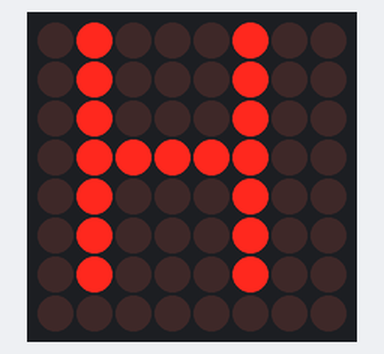
Recording of a sketch running on a simulated Arduino Uno, built with avr-gcc and run on an emulated ATmega328P. Parts: 8×8 LED matrix.

Above: at 0.1 s.
At 1.0 s:
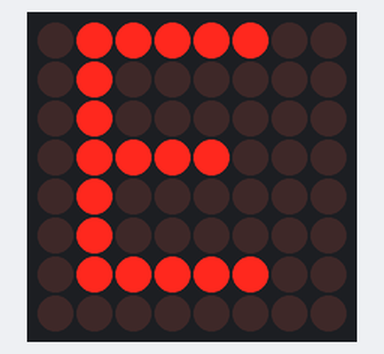
At 1.9 s:
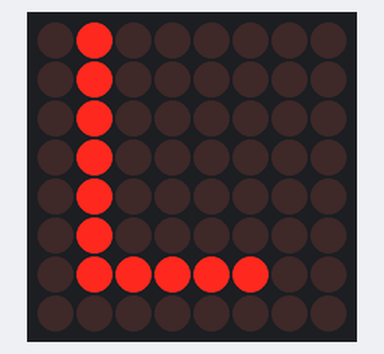
At 3.7 s:
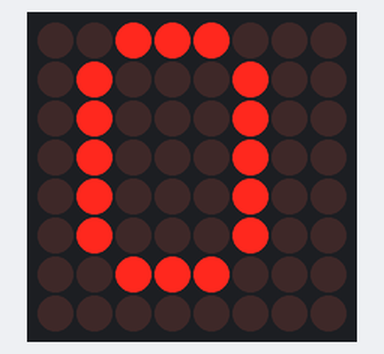
At 5.5 s:
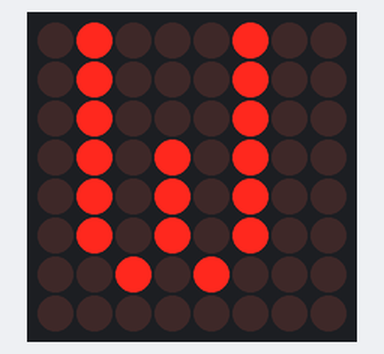
At 10.0 s:
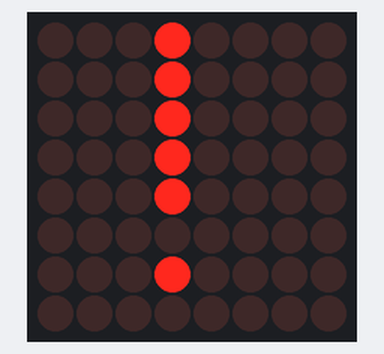

The sketch:

HELLO_WORLD.ino
```cpp
#include <SPI.h>
#include <Adafruit_GFX.h>
#include <Max72xxPanel.h>

int pinCS = 9;
int numberOfHorizontalDisplays = 1;
int numberOfVerticalDisplays = 1;

Max72xxPanel matrix = Max72xxPanel(pinCS, numberOfHorizontalDisplays, numberOfVerticalDisplays);

String tape = "HELLO WORLD!";
int wait = 900;

void setup() {
    matrix.setIntensity(1); // яркость от 0 до 15
}

void loop() {
    for ( int i = 0 ; i <tape.length(); i++ ) {//tape.length() повертає розмір тексту
        matrix.fillScreen(LOW);//гасимо всі світлодіоди на матриці
        matrix.drawChar(1, 0, tape[i], HIGH, LOW, 1);//виводимо на матрицю символ tape[i] білим по чорному фоні
        matrix.write();//вмикаємо світлодіоди на матриці

        delay(wait);
    }
}
```

Measured:
- by itself, everything shown: repeats every 10.8 s, in 11 steps
- what the display in image 1 shows lasts 0.9 s, from 0.9 s to 1.8 s
- what the display in image 2 shows lasts 1.8 s, from 1.8 s to 3.6 s
